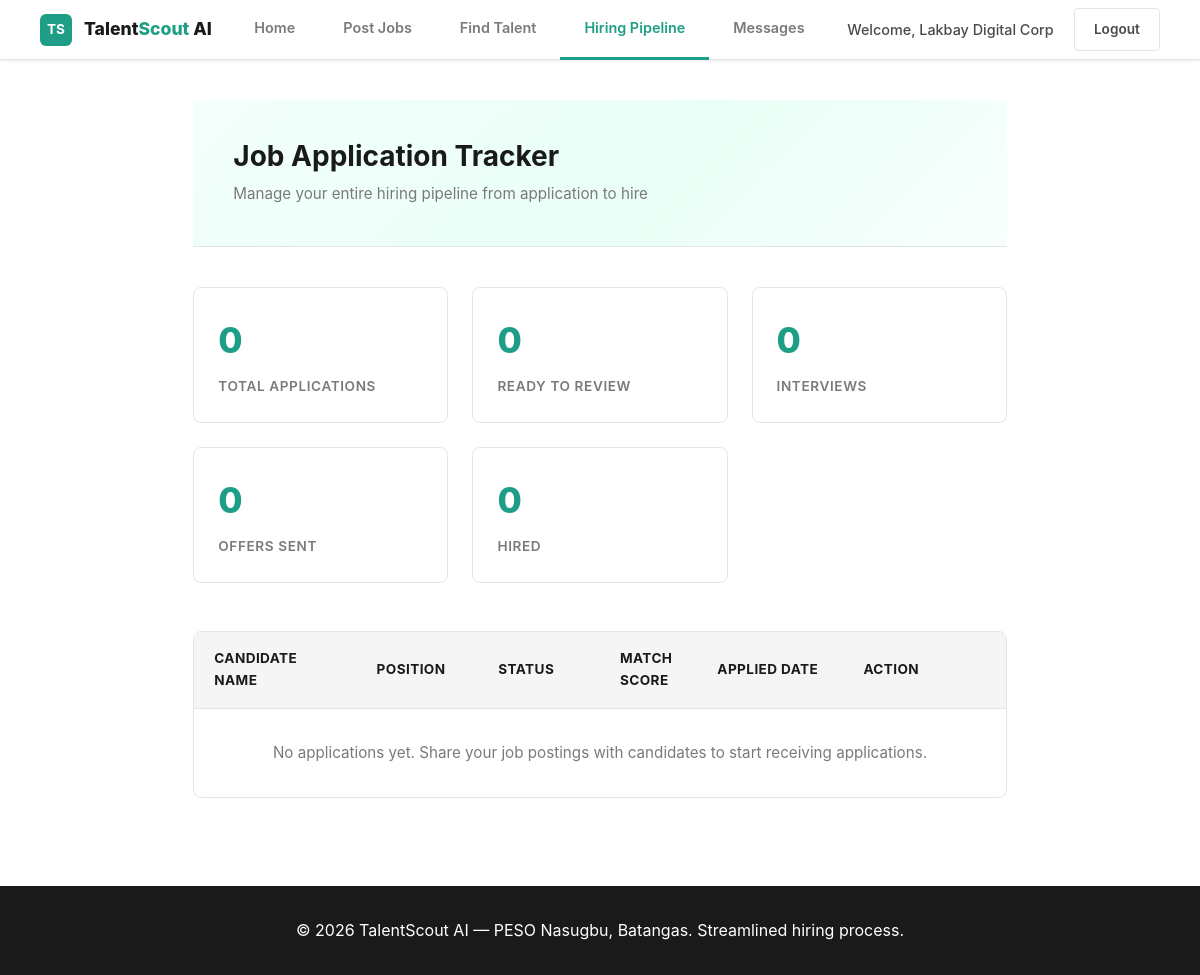
/employers/modules/applicant-tracking/index.php (signed in), run on an earlier commit of the app's database.
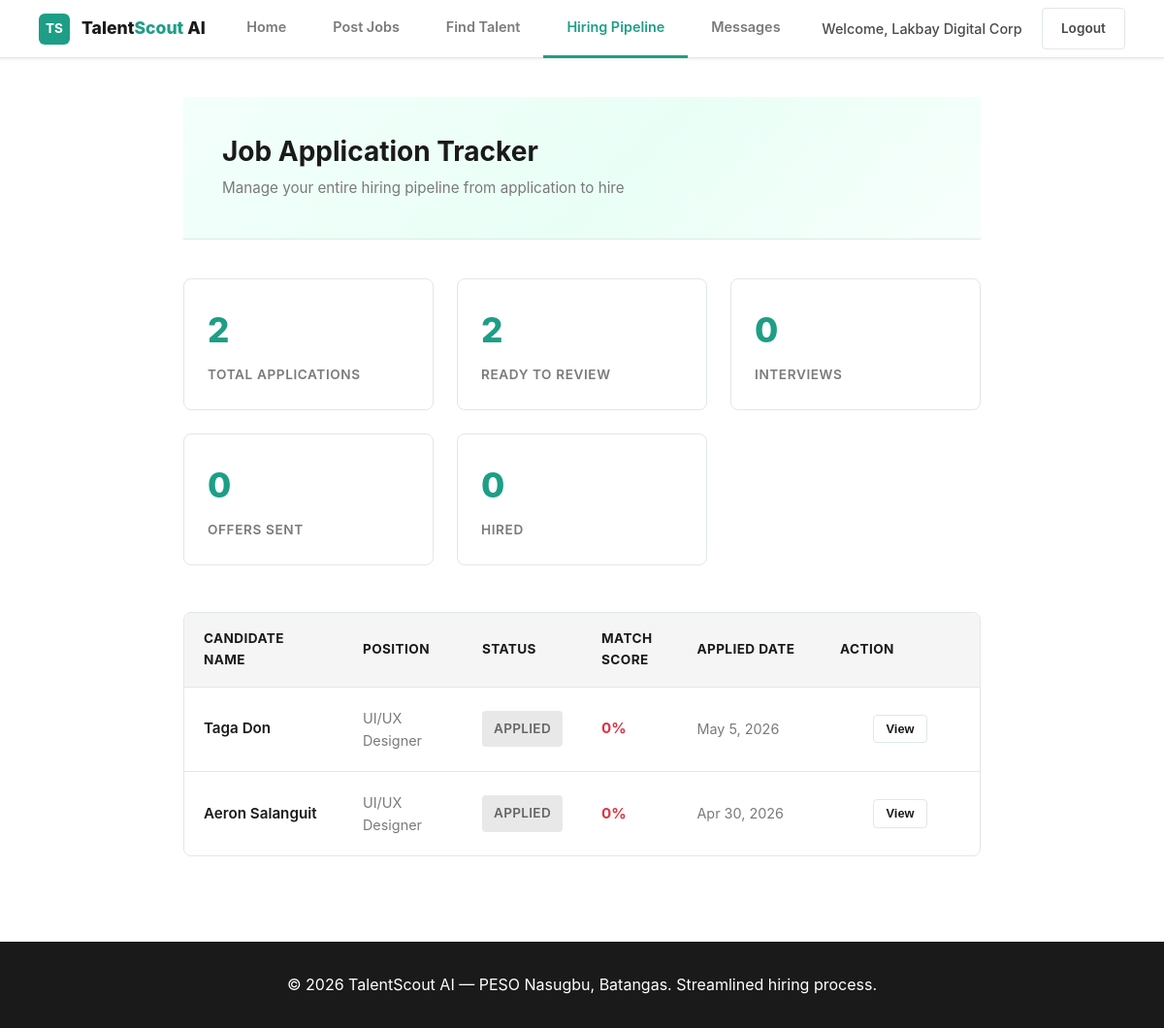
And on a later commit of the database.
### tables this page shows
CREATE TABLE `application` (
  `application_id` int(11) NOT NULL,
  `job_post_id` int(11) DEFAULT NULL,
  `employee_id` int(11) DEFAULT NULL,
  `status` enum('Pending','Interview Scheduled','Offer Received','Rejected') DEFAULT 'Pending',
  `employer_feedback` varchar(255) DEFAULT NULL,
  `application_date` date DEFAULT NULL,
  `hire_status` enum('none','offered','accepted','rejected') DEFAULT 'none',
  `hire_offer_message` text DEFAULT NULL,
  `hire_offer_date` timestamp NULL DEFAULT NULL,
  `hire_response_date` timestamp NULL DEFAULT NULL,
  `is_anonymous` tinyint(1) DEFAULT 0
);

CREATE TABLE `employee` (
  `employee_id` int(11) NOT NULL,
  `first_name` varchar(255) DEFAULT NULL,
  `last_name` varchar(255) DEFAULT NULL,
  `email` varchar(255) DEFAULT NULL,
  `password` varchar(255) DEFAULT NULL,
  `address` varchar(255) DEFAULT NULL,
  `is_active` tinyint(1) DEFAULT NULL
);

CREATE TABLE `job_post` (
  `job_post_id` int(11) NOT NULL,
  `employer_id` int(11) DEFAULT NULL,
  `title` varchar(255) DEFAULT NULL,
  `description` varchar(255) DEFAULT NULL,
  `salary` varchar(255) NOT NULL,
  `location` varchar(255) DEFAULT NULL,
  `work_type` varchar(50) DEFAULT NULL,
  `application_deadline` date DEFAULT NULL,
  `skills` varchar(255) NOT NULL,
  `experience_level` varchar(255) NOT NULL,
  `job_category` varchar(255) NOT NULL,
  `job_post_created` timestamp NOT NULL DEFAULT current_timestamp() ON UPDATE current_timestamp(),
  `job_status` varchar(20) DEFAULT 'active'
);

### employers/modules/applicant-tracking/index.php (the view, shortened to what the changed rows need)
<?php
$conn = getConnection();
$employer_id = (int)$_SESSION['employer_id'];
$applications = [];
$stmt = $conn->prepare("SELECT
  a.application_id,
  a.job_post_id,
  a.employee_id,
  a.status,
  a.hire_status,
  a.application_date,
  e.first_name,
  e.last_name,
  jp.title as job_title,
  jp.skills as job_skills,
  GROUP_CONCAT(DISTINCT es.skill_name ORDER BY es.skill_name SEPARATOR ', ') as candidate_skills
FROM application a
JOIN job_post jp ON a.job_post_id = jp.job_post_id
JOIN employee e ON a.employee_id = e.employee_id
LEFT JOIN employee_skill es ON a.employee_id = es.employee_id
WHERE jp.employer_id = ?
GROUP BY a.application_id, a.job_post_id, a.employee_id, a.status, a.hire_status, a.application_date, e.first_name, e.last_name, jp.title, jp.skills
ORDER BY a.application_date DESC");
$stmt->bind_param("i", $employer_id);
$stmt->execute();
$result = $stmt->get_result();
while ($row = $result->fetch_assoc()) {
  $hireStatus = $row['hire_status'] ?? 'none';
  if ($hireStatus === 'accepted') {
    $row['display_status'] = 'Hired';
  } elseif ($hireStatus === 'rejected') {
    $row['display_status'] = 'Offer Declined';
  } elseif ($hireStatus === 'offered') {
    $row['display_status'] = 'Offer Sent';
  } else {
    $row['display_status'] = $row['status'];
  }
  $applications[] = $row;
}
$stats = [
  'total' => count($applications),
  'applied' => 0,
  'interview' => 0,
  'offer' => 0,
  'hired' => 0,
  'rejected' => 0
];
foreach ($applications as $app) {
  $hireStatus = $app['hire_status'] ?? 'none';
  if ($hireStatus === 'accepted') {
    $stats['hired']++;
  } elseif ($hireStatus === 'offered') {
    $stats['offer']++;
  } elseif ($hireStatus === 'rejected') {
    $stats['rejected']++;
  } else {
    switch (strtolower($app['status'])) {
      case 'pending':
        $stats['applied']++;
        break;
    }
  }
}
?>
<!DOCTYPE html>
<html lang="en">
<head>
  <link rel="stylesheet" href="../../../styles/global.css">
  <link rel="stylesheet" href="../../../styles/page-layout.css">
</head>
<body>
  <div class="container">
    <div class="page-header">
      <h1>Job Application Tracker</h1>
    </div>
    <div class="stats-grid">
      <div class="stat-card">
        <div class="stat-value"><?php echo $stats['total']; ?></div>
        <div class="stat-label">Total Applications</div>
      </div>
      <div class="stat-card">
        <div class="stat-value"><?php echo ($stats['applied'] + $stats['interview']); ?></div>
        <div class="stat-label">Ready to Review</div>
      </div>
    </div>
    <div class="table-wrapper">
      <table>
        <thead>
          <tr>
            <th style="width: 20%;">Candidate Name</th>
            <th style="width: 15%;">Position</th>
            <th style="width: 15%;">Status</th>
            <th style="width: 12%;">Match Score</th>
            <th style="width: 18%;">Applied Date</th>
            <th style="width: 20%;">Action</th>
          </tr>
        </thead>
        <tbody>
          <?php if (count($applications) > 0): ?>
            <?php foreach ($applications as $app):
              $displayStatus = $app['display_status'];
              $hireStatus = $app['hire_status'] ?? 'none';
              $status_class = 'status-applied';
              if ($hireStatus === 'accepted') {
                $status_class = 'status-hired';
                $displayStatus = 'Hired';
              } elseif ($hireStatus === 'rejected') {
                $status_class = 'status-rejected';
                $displayStatus = 'Offer Declined';
              } elseif ($hireStatus === 'offered') {
                $status_class = 'status-offer';
                $displayStatus = 'Offer Sent';
              } else {
                $status = strtolower($app['status']);
                if ($status === 'interview scheduled') {
                  $status_class = 'status-interview';
                  $displayStatus = 'Interview';
                } elseif ($status === 'rejected') {
                  $status_class = 'status-rejected';
                  $displayStatus = 'Rejected';
                } else {
                  $displayStatus = 'Applied';
                }
              }
              $job_skills = !empty($app['job_skills'])
                  ? array_map('trim', array_filter(explode(',', $app['job_skills'])))
                  : [];
              $candidate_skills = !empty($app['candidate_skills'])
                  ? array_map('trim', array_filter(explode(',', $app['candidate_skills'])))
                  : [];
              $matching_skills = array_intersect($job_skills, $candidate_skills);
              $match_score = count($job_skills) > 0
                  ? round((count($matching_skills) / count($job_skills)) * 100)
                  : 0;
            ?>
            <tr data-application-id="<?php echo $app['application_id']; ?>">
              <td class="candidate-col"><?php echo htmlspecialchars($app['first_name'] . ' ' . $app['last_name']); ?></td>
              <td class="position-col"><?php echo htmlspecialchars($app['job_title']); ?></td>
              <td><span class="status-col <?php echo $status_class; ?>"><?php echo htmlspecialchars($displayStatus); ?></span></td>
              <td class="match-score" style="color: <?php
                  if ($match_score >= 80) echo '#28a745';
                  elseif ($match_score >= 50) echo '#ffc107';
                  else echo '#dc3545';
                ?>;"><?php echo $match_score; ?>%</td>
              <td class="date-col"><?php echo date('M j, Y', strtotime($app['application_date'])); ?></td>
              <td class="action-col">
                <button class="btn-small view-details" onclick="openApplicationModal(<?php echo $app['application_id']; ?>)">View</button>
              </td>
            </tr>
            <?php endforeach; ?>
          <?php else: ?>
            <tr>
              <td colspan="6" style="text-align: center; color: var(--text-light); padding: 2rem;">
                No applications yet. Share your job postings with candidates to start receiving applications.
              </td>
            </tr>
          <?php endif; ?>
        </tbody>
      </table>
    </div>
  </div>
</body>
</html>

What changed in the data, as far as the page shows it:
added application: employee.last_name "Taga Don", job_post.title "UI/UX Designer", status "APPLIED", match_score "0", application_date "May 5, 2026"
added application: employee.last_name "Aeron Salanguit", job_post.title "UI/UX Designer", status "APPLIED", match_score "0", application_date "Apr 30, 2026"
Also different on the page:
$stats['total']: "0" → "2"
$stats['applied'] + $stats['interview']: "0" → "2"
text no longer shown: "No applications yet. Share your job postings with candidates to start receiving applications."
